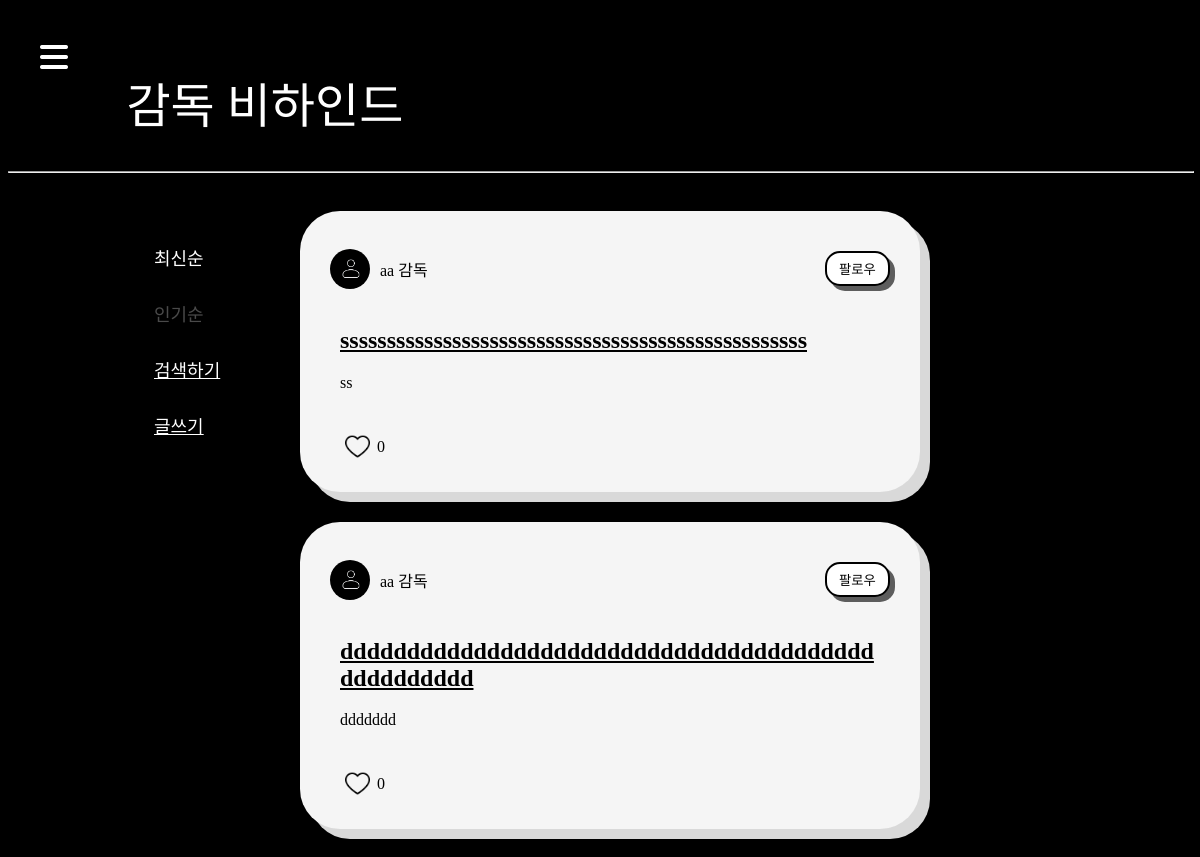
Page /behinds/ on the earlier database version.
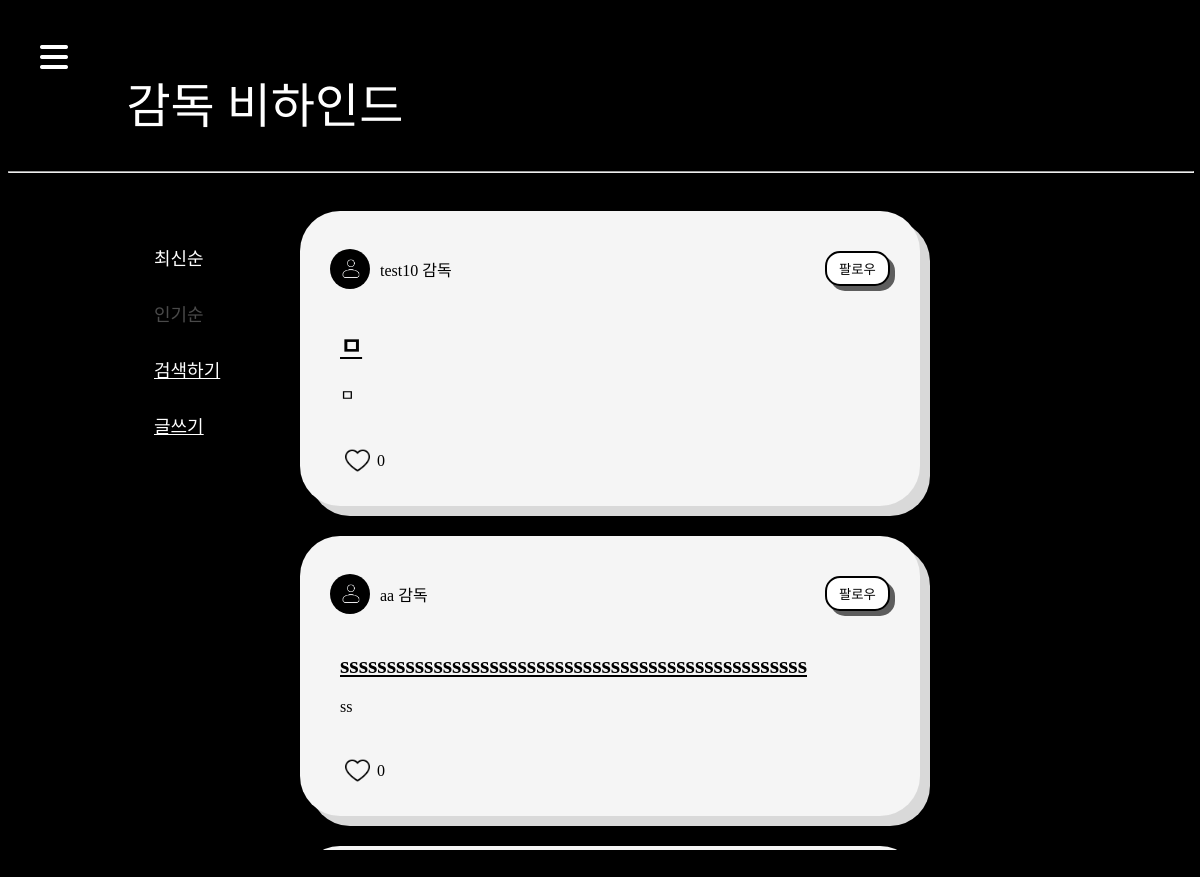
Same page on the later database version.
### behinds/models.py (models this page shows)
class Behind(models.Model):
    user = models.ForeignKey(settings.AUTH_USER_MODEL, on_delete=models.CASCADE)
    title = models.CharField(max_length=50)
    content = models.TextField()
    created_at = models.DateTimeField(auto_now_add=True)
    updated_at = models.DateTimeField(auto_now=True)
    like_user = models.ManyToManyField(settings.AUTH_USER_MODEL, related_name='like_behinds')

### accounts/models.py (models this page shows)
class User(AbstractUser):
    followings = models.ManyToManyField('self', symmetrical=False, related_name='followers', blank=True)
    nickname = models.CharField(max_length=20)
    behind_auth = models.BooleanField(default=False)
    profile_image = models.ImageField(upload_to="image", blank=True)

### behinds/views.py (the view)
# urls.py: path('', views.index, name="index"),
def index(request):
    if request.body:
        jsonObject = json.loads(request.body)
        if 'inputContent' in jsonObject.keys():
            inputContent = jsonObject.get('inputContent')
            behinds = Behind.objects.all()
            users = get_user_model().objects. all()
            data = []
            behind_name = get_user_model().objects.filter(username__icontains=inputContent)
            if len(inputContent) > 0 and len(behind_name) > 0:
                for user in behind_name:
                    targetBehinds = user.behind_set.filter(user=user.pk).order_by('-pk')
                    for targetbehind in targetBehinds:
                        item = {
                            'pk': targetbehind.pk,
                            'title': targetbehind.title,
                            'username': user.username,
                        }
                        data.append(item)
            behinds_title = Behind.objects.filter(title__icontains = inputContent).order_by('-pk')
            if len(inputContent) > 0 and len(behinds_title) > 0:
                for behind in behinds_title:
                    item = {
                        'pk': behind.pk,
                        'title': behind.title,
                        'username': behind.user.username,
                    }
                    flag = True
                    for d in data :
                        if d['pk'] == behind.pk:
                            flag = False
                            break
                    if flag :
                        data.append(item)
            behinds_content = Behind.objects.filter(content__icontains = inputContent).order_by('-pk')
            if len(inputContent) > 0 and len(behinds_content) > 0:
                for behind in behinds_content:
                    item = {
                        'pk': behind.pk,
                        'title': behind.title,
                        'username': behind.user.username,
                    }
                    flag = True
                    for d in data :
                        if d['pk'] == behind.pk:
                            flag = False
                            break
                    if flag :
                        data.append(item)
            context = {
                'searchResult': data
            }
            return JsonResponse(context)
    else:
        recentBehinds = Behind.objects.all().order_by('-pk')
        popularBehinds = Behind.objects.annotate(popular_count=Count('like_user')).order_by('-popular_count')
        print(popularBehinds)
        context = {
            'recentBehinds': recentBehinds,
            'popularBehinds': popularBehinds,
        }
    return render(request, 'behinds/index.html', context)

### behinds/templates/behinds/index.html (shortened to what this page needs)
{% extends 'base.html' %}
{% load static %}
{% block css %}
  <link rel="stylesheet" href="{% static 'css/behinds.css' %}">
{% endblock css %}
{% block content %}
  <div class="nav">감독 비하인드</div>
  <hr>
  <div class="box">
    <div class="re-select-box">
      <span class="re-select" id="recent">최신순</span>
      <span class="re-select deactivate" id="popular">인기순</span>
      <span class="re-select search-box" id="search-btn">검색하기</span>
      <a href="{% url 'behinds:create' %}" data-user-auth="{{ user.behind_auth }}" class="create-page" id="create-page">글쓰기</a>
    </div>
    <div class="middle-box" id="recent-form">
      <div class="form-box" id="form-box">
        {% for behind in recentBehinds %}
          <div class="form-list" id="form-list">
            <div class="profile">
              <div class="profile-user">
                {% if behind.user.profile_image %}
                  <img src="{{ behind.user.profile_image.url }}" alt="" class="user">
                {% endif %}
                <p id="director">{{ behind.user.username }} 감독</p>
              </div>
              <form id="follow-form" data-user-id="{{ behind.user.pk }}">
                {% if user in behind.user.followers.all %}
                  <button type="submit" class="follow" id="like-button-{{ behind.user.pk }}">언팔로우</button>
                {% else %}
                  <button type="submit" class="follow" id="like-button-{{ behind.user.pk }}">팔로우</button>
                {% endif %}
              </form>
            </div>
            <div class="in-content-box">
              <a href="{% url 'behinds:detail' behind.pk %} " class="content-a"><h2>{{ behind.title }}</h2></a>
              {% if behind.content|length > 300 %}
                <p>{{ behind.content | slice:"301" }}...</p>
              {% else %}
                <p>{{ behind.content | slice:"301" }}</p>
              {% endif %}
              <div class="like" data-behind-id="{{ behind.pk }}">
                {% if user in behind.like_user.all %}
                  <img
                    src="{% static "images/heart.png" %}"
                    class="like-img like-img-button like-img-button-{{ behind.pk }}"
                    data-behind-id="{{ behind.pk }}"
                  >
                {% else  %}
                  <img
                    src="{% static "images/love.png" %}"
                    class="like-img like-img-button like-img-button-{{ behind.pk }}"
                    data-behind-id="{{ behind.pk }}"
                  >
                {% endif %}
                <p id="like-count-{{ behind.pk }}">{{ behind.like_user.all|length }}</p>
              </div>
            </div>
          </div>
        {% endfor %}
      </div>
    </div>
  </div>
{% endblock content %}

Differences in the rows shown:
no longer on this page (row unchanged): Behind: user.profile_image (placeholder picture), user.username "aa", title "dddddddddddddddddddddddddddddddddddddddddddddddddd", content "ddddddd", like_user.all|length "0"
added Behind: user.profile_image (placeholder picture), user.username "test10", title "ㅁ", content "ㅁ", like_user.all|length "0"
